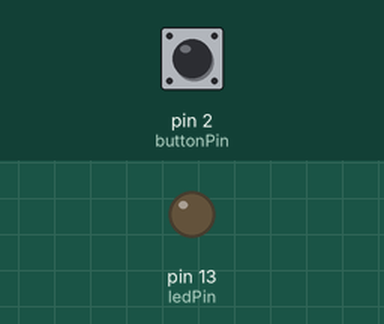
Bench run of a sketch on a simulated Arduino Uno, built with avr-gcc and run on an emulated ATmega328P. Parts: output pins drawn as LEDs (lit = HIGH). The inputs (shaded band) are chosen by the test bench; at power-on: pin 2 (buttonPin) LOW.

Above: at 2.8 s.
2.9 s: pin 2 (buttonPin) pulled HIGH for 1.2 s
At 3.5 s:
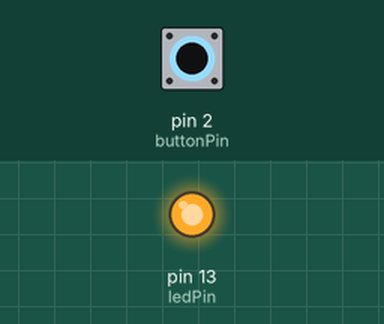
6.5 s: pin 2 (buttonPin) pulled HIGH for 3.2 s
At 11.2 s:
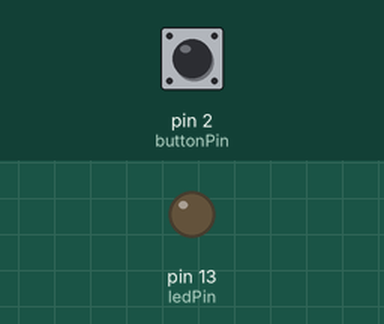
Timing chart, 0 to 12.7 s (numbered marks = the images above; inputs shaded):
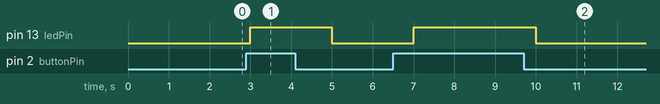

Measured:
- after the input at 2.9 s, pin 13 (ledPin): LOW → HIGH after 0.10 s, → LOW 2.0 s later
- after the input at 6.5 s, pin 13 (ledPin): LOW → HIGH after 0.50 s, → LOW 3.0 s later

The sketch:

ArduinoTest.ino
```cpp
const int buttonPin = 2;     // the number of the pushbutton pin
const int ledPin =  13;      // the number of the LED pin

// variables will change:
int buttonState = 0;         // variable for reading the pushbutton status

void setup() {
  // initialize the LED pin as an output:
  pinMode(ledPin, OUTPUT);
  // initialize the pushbutton pin as an input:
  pinMode(buttonPin, INPUT);
}

void loop() {
  // read the state of the pushbutton value:
  buttonState = digitalRead(buttonPin);
  Serial.println(buttonState);

  // check if the pushbutton is pressed.
  // if it is, the buttonState is HIGH:
  if (buttonState == HIGH) {
    // turn LED on:
    digitalWrite(ledPin, HIGH);
  } else {
    // turn LED off:
    digitalWrite(ledPin, LOW);
  }
  delay(1000);
}
```
